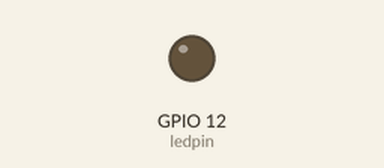
A program run on a simulated Raspberry Pi (BCM pin numbers). Parts: output pins drawn as LEDs (lit = HIGH). At 4.0 s the program stops and its outputs stay as they are.

Above: at 0.1 s.
At 1.1 s:
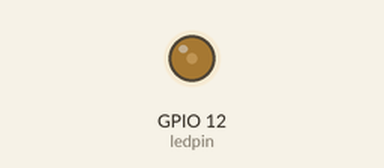
At 2.1 s:
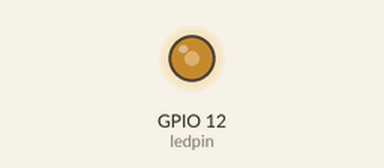
At 3.1 s:
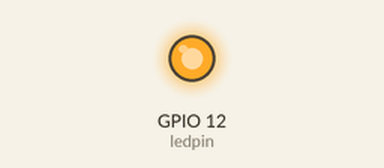
Timing chart, 0 to 4.6 s (numbered marks = the images above):
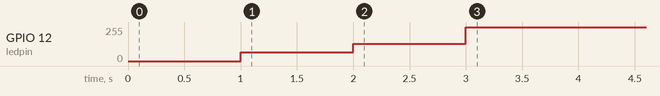

The program:

fan.py
```python
# fan.py
import RPi.GPIO as GPIO
import time

ledpin = 12				# PWM pin connected to LED
GPIO.setwarnings(False)			#disable warnings
GPIO.setmode(GPIO.BCM)		#set pin numbering system
GPIO.setup(ledpin,GPIO.OUT)
pi_pwm = GPIO.PWM(ledpin,1000)		#create PWM instance with frequency
pi_pwm.start(0)				#start PWM of required Duty Cycle

'''
while True:
    temp = int(os.popen("vcgencmd measure_temp").readline().strip()[5:]).replace("'C",""))
    if temp > 90:
        pi_pwm.ChangeDutyCycle(100) #provide duty cycle in the range 0-100
    elif temp > 60:
        pi_pwm.ChangeDutyCycle(50) #provide duty cycle in the range 0-100
    elif temp > 50:
        pi_pwm.ChangeDutyCycle(25) #provide duty cycle in the range 0-100
    else:
        pi_pwm.ChangeDutyCycle(0)
    time.sleep(1)
    '''

pi_pwm.ChangeDutyCycle(0)
time.sleep(1)
pi_pwm.ChangeDutyCycle(25)
time.sleep(1)
pi_pwm.ChangeDutyCycle(50)
time.sleep(1)
pi_pwm.ChangeDutyCycle(100)
time.sleep(1)
GPIO.output(ledpin, GPIO.LOW)
```
